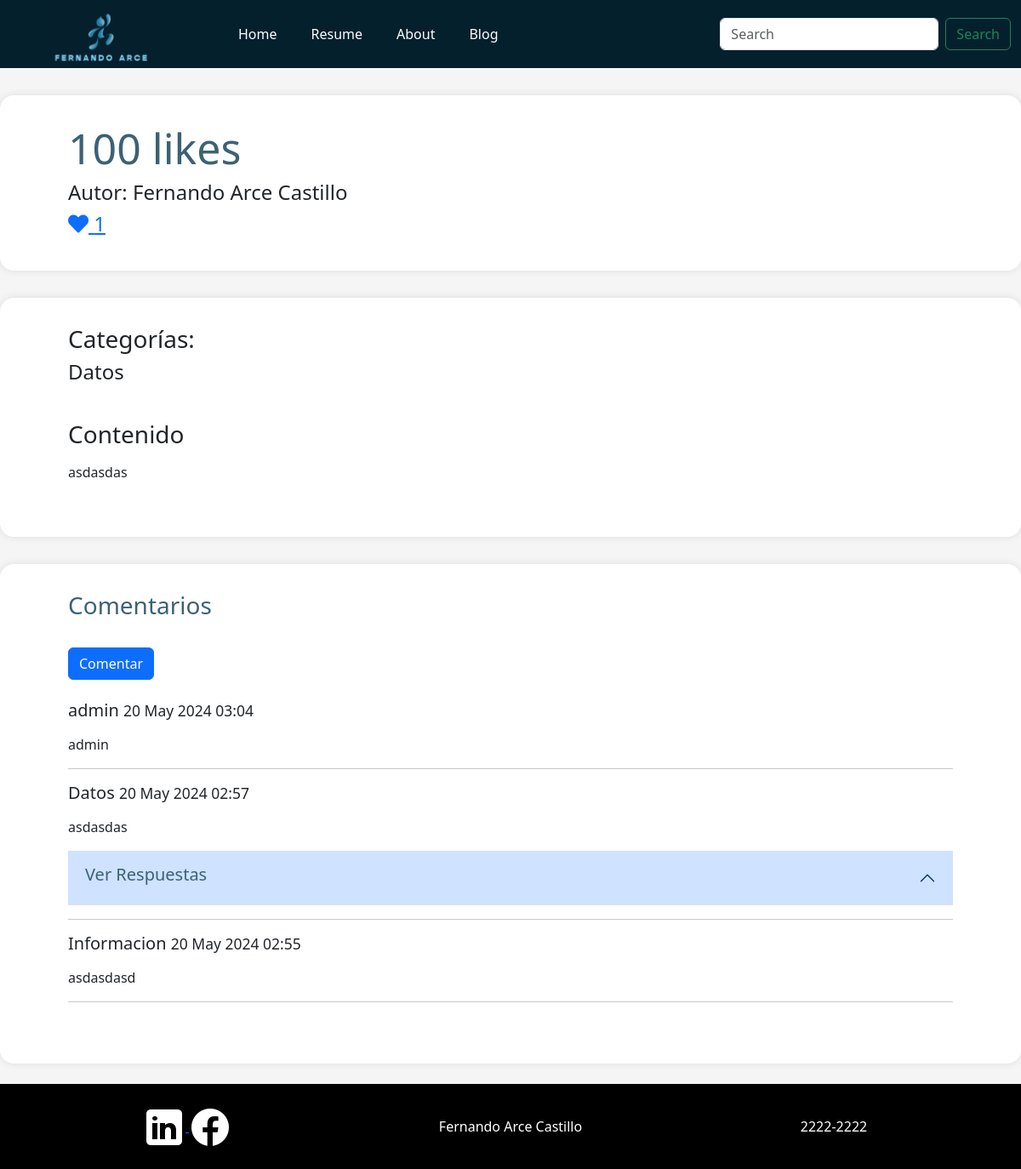
/articulo/11/, run on the app's committed database.
### sitio_personal/models.py (models this page shows, shortened)
class Articulo(models.Model):
    titulo = models.CharField(max_length=200)
    contenido = models.TextField()
    etiquetas = models.ManyToManyField(Etiqueta)
    fecha_publicacion = models.DateTimeField(auto_now_add=True)
    likes = models.ManyToManyField(User, related_name='likes', blank=True)
    thumbnail = models.ImageField(upload_to='sitio_personal/static/img/thumbnails', null=True, blank=True)
    preview = models.TextField(null=True, blank=True)
    tiempo_lectura = models.IntegerField(default=5)
    def total_likes(self):
        return self.likes.count()

class Etiqueta(models.Model):
    nombre = models.CharField(max_length=100)

class Comentario(models.Model):
    articulo = models.ForeignKey(Articulo, related_name='comentarios', on_delete=models.CASCADE)
    nombre = models.CharField(max_length=100)
    cuerpo = models.TextField()
    fecha = models.DateTimeField(auto_now_add=True)
    parent = models.ForeignKey('self', null=True, blank=True, related_name='respuestas', on_delete=models.CASCADE)
    es_respuesta = models.BooleanField(default=False)
    class Meta:
        ordering = ['-fecha']

### sitio_personal/views.py (the view)
# urls.py: path('articulo/<int:articulo_id>/', views.detalle_articulo, name='detalle_articulo'),
def detalle_articulo(request, articulo_id):
    articulo = get_object_or_404(Articulo, id=articulo_id)
    comentarios = articulo.comentarios.order_by('-fecha').filter(es_respuesta = False)
    if request.method == 'POST':
        form = ComentarioForm(request.POST)
        if form.is_valid():
            comentario = form.save(commit=False)
            comentario.articulo = articulo
            comentario.save()
            return redirect('detalle_articulo', articulo_id=articulo.id)
    else:
        form = ComentarioForm()
    return render(request, 'sitio_personal/detalle_articulo.html', {'articulo': articulo, 'comentarios': comentarios, 'form': form})

### sitio_personal/forms.py
class ComentarioForm(forms.ModelForm):
    class Meta:
        model = Comentario
        fields = ['nombre', 'cuerpo']

### sitio_personal/templates/sitio_personal/detalle_articulo.html (shortened to what this page needs)
{% extends 'base.html' %}
{% block content %}
<div class="container-xxl articulo_encabezado">
    <h1 style="color: #3B6275; font-size: 50px;">{{ articulo.titulo }}</h1>
    <h4>Autor: Fernando Arce Castillo</h4>
    <h4>
        <a href="#" class="like-button" data-id="{{ articulo.id }}">
            <i class="fas fa-heart"></i> {{ articulo.total_likes }}
        </a>
    </h4>
</div>
<div class="container-xxl articulo_completo">
    <h3>Categorías:</h3>
    <h4>
        {% for etiqueta in articulo.etiquetas.all %}
            {{ etiqueta.nombre }}
        {% endfor %}
        <br />
    </h4>
    <h3><br />Contenido </h3>
    <p>{{ articulo.contenido|linebreaks }}</p>
</div>
<div class="container-xxl articulo_completo">
    <h3 style="color: #3B6275;">Comentarios</h3>
    <button type="button" class="btn btn-primary mt-4 mb-4" data-bs-toggle="modal" data-bs-target="#comentarioModal">
        Comentar
    </button>
    <div class="lista_comentarios mb-4">
        {% for comentario in comentarios %}
            <div class="comentario">
                <h5>{{ comentario.nombre }} <small>{{ comentario.fecha|date:"d M Y H:i" }}</small></h4>
                <p>{{ comentario.cuerpo|linebreaks }}</p>
                {% if comentario.respuestas.all %}
                <div class="accordion accordion-flush" id="accordionExample">
                    <div class="accordion-item">
                        <h2 class="accordion-header">
                            <button class="accordion-button" type="button" data-bs-toggle="collapse" data-bs-target="#collapseOne" aria-expanded="false" aria-controls="collapseOne">
                                <h5 style="color: #3B6275;"> Ver Respuestas </h5>
                            </button>
                        </h2>
                    </div>
                </div>
                {% endif %}
            </div>
            <hr>
        {% empty %}
            <p>No hay comentarios aún.</p>
        {% endfor %}
    </div>
</div>
<footer class="footer-black mt-4">
    <div class="container text-center">
        <div class="row align-items-start">
            <div class="col">
                <div class="container">
                    <a href="https://www.linkedin.com/" target="_blank">
                        <img src="../../static/img/logo_linkedin.png" alt="perfil linkedin" />
                    </a>
                    <span>
                        <a href="https://www.facebook.com/" target="_blank">
                            <img src="../../static/img/logo_facebook.png" alt="perfil facebook" />
                        </a>
                    </span>
                </div>
            </div>
            <div class="col">
                Fernando Arce Castillo
            </div>
            <div class="col">
                2222-2222
            </div>
        </div>
    </div>
</footer>
{% endblock %}

### sitio_personal/static/css/styles.css (style rules this page uses)
body { background-color: #f5f5f5; }
.footer-black { background-color: #000; color: #fff; padding-top: 20px; height: 100px; line-height: 60px; }
.articulo_encabezado { background-color: #fff; padding-left: 5rem; padding-right: 5rem; padding-top: 2rem; padding-bottom: 2rem; margin-top: 2rem; border-radius: 1rem; box-shadow: 0px 0px 10px rgba(0, 0, 0, 0.1); }
.articulo_completo { background-color: #fff; padding-left: 5rem; padding-right: 5rem; padding-top: 2rem; padding-bottom: 2rem; padding-bottom: 3rem; margin-top: 2rem; border-radius: 1rem; box-shadow: 0px 0px 10px rgba(0, 0, 0, 0.1); }

### data on the page
Articulo: titulo "100 likes", total_likes "1", contenido "asdasdas"
Etiqueta: nombre "Datos"
Comentario: nombre "admin", fecha "20 May 2024 03:04", cuerpo "admin"
Comentario: nombre "Datos", fecha "20 May 2024 02:57", cuerpo "asdasdas"
Comentario: nombre "Informacion", fecha "20 May 2024 02:55", cuerpo "asdasdasd"
